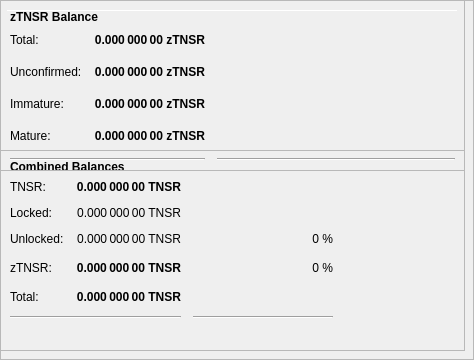
        <widget class="QFrame" name="frameObfuscation">
         <property name="minimumSize">
          <size>
           <width>0</width>
           <height>350</height>
          </size>
         </property>
         <property name="layoutDirection">
          <enum>Qt::LeftToRight</enum>
         </property>
         <property name="frameShape">
          <enum>QFrame::StyledPanel</enum>
         </property>
         <property name="frameShadow">
          <enum>QFrame::Raised</enum>
         </property>
         <widget class="QPushButton" name="runAutoDenom">
          <property name="geometry">
           <rect>
            <x>251</x>
            <y>17</y>
            <width>1</width>
            <height>1</height>
           </rect>
          </property>
          <property name="palette">
           <palette>
            <active>
             <colorrole role="WindowText">
              <brush brushstyle="SolidPattern">
               <color alpha="255">
                <red>0</red>
                <green>0</green>
                <blue>0</blue>
               </color>
              </brush>
             </colorrole>
             <colorrole role="Button">
              <brush brushstyle="SolidPattern">
               <color alpha="255">
                <red>239</red>
                <green>238</green>
                <blue>238</blue>
               </color>
              </brush>
             </colorrole>
             <colorrole role="Light">
              <brush brushstyle="SolidPattern">
               <color alpha="255">
                <red>255</red>
                <green>255</green>
                <blue>255</blue>
               </color>
              </brush>
             </colorrole>
             <colorrole role="Midlight">
              <brush brushstyle="SolidPattern">
               <color alpha="255">
                <red>247</red>
                <green>246</green>
                <blue>246</blue>
               </color>
              </brush>
             </colorrole>
             <colorrole role="Dark">
              <brush brushstyle="SolidPattern">
               <color alpha="255">
                <red>119</red>
                <green>119</green>
                <blue>119</blue>
               </color>
              </brush>
             </colorrole>
             <colorrole role="Mid">
              <brush brushstyle="SolidPattern">
               <color alpha="255">
                <red>159</red>
                <green>159</green>
                <blue>159</blue>
               </color>
              </brush>
             </colorrole>
             <colorrole role="Text">
              <brush brushstyle="SolidPattern">
               <color alpha="255">
                <red>0</red>
                <green>0</green>
                <blue>0</blue>
               </color>
              </brush>
             </colorrole>
             <colorrole role="BrightText">
              <brush brushstyle="SolidPattern">
               <color alpha="255">
                <red>255</red>
                <green>255</green>
                <blue>255</blue>
               </color>
              </brush>
             </colorrole>
             <colorrole role="ButtonText">
              <brush brushstyle="SolidPattern">
               <color alpha="255">
                <red>0</red>
                <green>0</green>
                <blue>0</blue>
               </color>
              </brush>
             </colorrole>
             <colorrole role="Base">
              <brush brushstyle="SolidPattern">
               <color alpha="255">
                <red>255</red>
                <green>255</green>
                <blue>255</blue>
               </color>
              </brush>
             </colorrole>
             <colorrole role="Window">
              <brush brushstyle="SolidPattern">
               <color alpha="255">
                <red>239</red>
                <green>238</green>
                <blue>238</blue>
               </color>
              </brush>
             </colorrole>
             <colorrole role="Shadow">
              <brush brushstyle="SolidPattern">
               <color alpha="255">
                <red>0</red>
                <green>0</green>
                <blue>0</blue>
               </color>
              </brush>
             </colorrole>
             <colorrole role="AlternateBase">
              <brush brushstyle="SolidPattern">
               <color alpha="255">
                <red>247</red>
                <green>246</green>
                <blue>246</blue>
               </color>
              </brush>
             </colorrole>
             <colorrole role="ToolTipBase">
              <brush brushstyle="SolidPattern">
               <color alpha="255">
                <red>255</red>
                <green>255</green>
                <blue>220</blue>
               </color>
              </brush>
             </colorrole>
             <colorrole role="ToolTipText">
              <brush brushstyle="SolidPattern">
               <color alpha="255">
                <red>0</red>
                <green>0</green>
                <blue>0</blue>
               </color>
              </brush>
             </colorrole>
            </active>
            <inactive>
             <colorrole role="WindowText">
              <brush brushstyle="SolidPattern">
               <color alpha="255">
                <red>0</red>
                <green>0</green>
                <blue>0</blue>
               </color>
              </brush>
             </colorrole>
             <colorrole role="Button">
              <brush brushstyle="SolidPattern">
               <color alpha="255">
                <red>239</red>
                <green>238</green>
                <blue>238</blue>
               </color>
              </brush>
             </colorrole>
             <colorrole role="Light">
              <brush brushstyle="SolidPattern">
               <color alpha="255">
                <red>255</red>
                <green>255</green>
                <blue>255</blue>
               </color>
              </brush>
             </colorrole>
             <colorrole role="Midlight">
              <brush brushstyle="SolidPattern">
               <color alpha="255">
                <red>247</red>
                <green>246</green>
                <blue>246</blue>
               </color>
              </brush>
             </colorrole>
             <colorrole role="Dark">
              <brush brushstyle="SolidPattern">
               <color alpha="255">
                <red>119</red>
                <green>119</green>
                <blue>119</blue>
               </color>
              </brush>
             </colorrole>
             <colorrole role="Mid">
              <brush brushstyle="SolidPattern">
               <color alpha="255">
                <red>159</red>
                <green>159</green>
                <blue>159</blue>
               </color>
              </brush>
             </colorrole>
             <colorrole role="Text">
              <brush brushstyle="SolidPattern">
               <color alpha="255">
                <red>0</red>
                <green>0</green>
                <blue>0</blue>
               </color>
              </brush>
             </colorrole>
             <colorrole role="BrightText">
              <brush brushstyle="SolidPattern">
               <color alpha="255">
                <red>255</red>
                <green>255</green>
                <blue>255</blue>
               </color>
              </brush>
             </colorrole>
             <colorrole role="ButtonText">
              <brush brushstyle="SolidPattern">
               <color alpha="255">
                <red>0</red>
                <green>0</green>
                <blue>0</blue>
               </color>
              </brush>
             </colorrole>
             <colorrole role="Base">
              <brush brushstyle="SolidPattern">
               <color alpha="255">
                <red>255</red>
                <green>255</green>
                <blue>255</blue>
               </color>
              </brush>
             </colorrole>
             <colorrole role="Window">
              <brush brushstyle="SolidPattern">
               <color alpha="255">
                <red>239</red>
                <green>238</green>
                <blue>238</blue>
               </color>
              </brush>
             </colorrole>
             <colorrole role="Shadow">
              <brush brushstyle="SolidPattern">
               <color alpha="255">
                <red>0</red>
                <green>0</green>
                <blue>0</blue>
               </color>
              </brush>
             </colorrole>
             <colorrole role="AlternateBase">
              <brush brushstyle="SolidPattern">
               <color alpha="255">
                <red>247</red>
                <green>246</green>
                <blue>246</blue>
               </color>
              </brush>
             </colorrole>
             <colorrole role="ToolTipBase">
              <brush brushstyle="SolidPattern">
               <color alpha="255">
                <red>255</red>
                <green>255</green>
                <blue>220</blue>
               </color>
              </brush>
             </colorrole>
             <colorrole role="ToolTipText">
              <brush brushstyle="SolidPattern">
               <color alpha="255">
                <red>0</red>
                <green>0</green>
                <blue>0</blue>
               </color>
              </brush>
             </colorrole>
            </inactive>
            <disabled>
             <colorrole role="WindowText">
              <brush brushstyle="SolidPattern">
               <color alpha="255">
                <red>119</red>
                <green>119</green>
                <blue>119</blue>
               </color>
              </brush>
             </colorrole>
             <colorrole role="Button">
              <brush brushstyle="SolidPattern">
               <color alpha="255">
                <red>239</red>
                <green>238</green>
                <blue>238</blue>
               </color>
              </brush>
             </colorrole>
             <colorrole role="Light">
              <brush brushstyle="SolidPattern">
               <color alpha="255">
                <red>255</red>
                <green>255</green>
                <blue>255</blue>
               </color>
              </brush>
             </colorrole>
             <colorrole role="Midlight">
              <brush brushstyle="SolidPattern">
               <color alpha="255">
                <red>247</red>
                <green>246</green>
                <blue>246</blue>
               </color>
              </brush>
             </colorrole>
             <colorrole role="Dark">
              <brush brushstyle="SolidPattern">
               <color alpha="255">
                <red>119</red>
                <green>119</green>
                <blue>119</blue>
               </color>
              </brush>
             </colorrole>
             <colorrole role="Mid">
              <brush brushstyle="SolidPattern">
               <color alpha="255">
                <red>159</red>
                <green>159</green>
                <blue>159</blue>
               </color>
              </brush>
             </colorrole>
             <colorrole role="Text">
              <brush brushstyle="SolidPattern">
               <color alpha="255">
                <red>119</red>
                <green>119</green>
                <blue>119</blue>
               </color>
              </brush>
             </colorrole>
             <colorrole role="BrightText">
              <brush brushstyle="SolidPattern">
               <color alpha="255">
                <red>255</red>
                <green>255</green>
                <blue>255</blue>
               </color>
              </brush>
             </colorrole>
             <colorrole role="ButtonText">
              <brush brushstyle="SolidPattern">
               <color alpha="255">
                <red>119</red>
                <green>119</green>
                <blue>119</blue>
               </color>
              </brush>
             </colorrole>
             <colorrole role="Base">
              <brush brushstyle="SolidPattern">
               <color alpha="255">
                <red>239</red>
                <green>238</green>
                <blue>238</blue>
               </color>
              </brush>
             </colorrole>
             <colorrole role="Window">
              <brush brushstyle="SolidPattern">
               <color alpha="255">
                <red>239</red>
                <green>238</green>
                <blue>238</blue>
               </color>
              </brush>
             </colorrole>
             <colorrole role="Shadow">
              <brush brushstyle="SolidPattern">
               <color alpha="255">
                <red>0</red>
                <green>0</green>
                <blue>0</blue>
               </color>
              </brush>
             </colorrole>
             <colorrole role="AlternateBase">
              <brush brushstyle="SolidPattern">
               <color alpha="255">
                <red>239</red>
                <green>238</green>
                <blue>238</blue>
               </color>
              </brush>
             </colorrole>
             <colorrole role="ToolTipBase">
              <brush brushstyle="SolidPattern">
               <color alpha="255">
                <red>255</red>
                <green>255</green>
                <blue>220</blue>
               </color>
              </brush>
             </colorrole>
             <colorrole role="ToolTipText">
              <brush brushstyle="SolidPattern">
               <color alpha="255">
                <red>0</red>
                <green>0</green>
                <blue>0</blue>
               </color>
              </brush>
             </colorrole>
            </disabled>
           </palette>
          </property>
          <property name="focusPolicy">
           <enum>Qt::NoFocus</enum>
          </property>
          <property name="autoFillBackground">
           <bool>true</bool>
          </property>
          <property name="text">
           <string/>
          </property>
          <property name="flat">
           <bool>true</bool>
          </property>
         </widget>
         <widget class="Line" name="line">
          <property name="geometry">
           <rect>
            <x>7</x>
            <y>10</y>
            <width>451</width>
            <height>1</height>
           </rect>
          </property>
          <property name="orientation">
           <enum>Qt::Horizontal</enum>
          </property>
         </widget>
         <widget class="QFrame" name="frame_3">
          <property name="geometry">
           <rect>
            <x>0</x>
            <y>150</y>
            <width>465</width>
            <height>201</height>
           </rect>
          </property>
          <property name="frameShape">
           <enum>QFrame::StyledPanel</enum>
          </property>
          <property name="frameShadow">
           <enum>QFrame::Raised</enum>
          </property>
          <layout class="QVBoxLayout" name="verticalLayout_5">
           <item>
            <layout class="QHBoxLayout" name="horizontalLayout_5" stretch="0">
             <item>
              <widget class="QLabel" name="label_5z">
               <property name="maximumSize">
                <size>
                 <width>16777215</width>
                 <height>20</height>
                </size>
               </property>
               <property name="font">
                <font>
                 <weight>75</weight>
                 <bold>true</bold>
                </font>
               </property>
               <property name="toolTip">
                <string>Combined Balances (including unconfirmed and immature coins)</string>
               </property>
               <property name="text">
                <string>&lt;html&gt;&lt;head/&gt;&lt;body&gt;&lt;p&gt;Combined Balances&lt;/p&gt;&lt;/body&gt;&lt;/html&gt;</string>
               </property>
              </widget>
             </item>
            </layout>
           </item>
           <item>
            <layout class="QGridLayout" name="gridLayout_3">
             <property name="spacing">
              <number>12</number>
             </property>
             <item row="7" column="0" colspan="2">
              <widget class="Line" name="lineSpendableBalance_3">
               <property name="orientation">
                <enum>Qt::Horizontal</enum>
               </property>
              </widget>
             </item>
             <item row="7" column="2">
              <widget class="Line" name="lineWatchBalance_3">
               <property name="sizePolicy">
                <sizepolicy hsizetype="Preferred" vsizetype="Fixed">
                 <horstretch>0</horstretch>
                 <verstretch>0</verstretch>
                </sizepolicy>
               </property>
               <property name="minimumSize">
                <size>
                 <width>140</width>
                 <height>0</height>
                </size>
               </property>
               <property name="orientation">
                <enum>Qt::Horizontal</enum>
               </property>
              </widget>
             </item>
             <item row="4" column="1">
              <widget class="QLabel" name="labelzBalancez">
               <property name="font">
                <font>
                 <weight>75</weight>
                 <bold>true</bold>
                </font>
               </property>
               <property name="cursor">
                <cursorShape>IBeamCursor</cursorShape>
               </property>
               <property name="toolTip">
                <string>Total of transactions that have yet to be confirmed, and do not yet count toward the spendable balance</string>
               </property>
               <property name="text">
                <string notr="true">0.000 000 00 TNSR</string>
               </property>
               <property name="alignment">
                <set>Qt::AlignRight|Qt::AlignTrailing|Qt::AlignVCenter</set>
               </property>
               <property name="textInteractionFlags">
                <set>Qt::LinksAccessibleByMouse|Qt::TextSelectableByKeyboard|Qt::TextSelectableByMouse</set>
               </property>
              </widget>
             </item>
             <item row="6" column="1">
              <widget class="QLabel" name="labelTotalz">
               <property name="font">
                <font>
                 <weight>75</weight>
                 <bold>true</bold>
                </font>
               </property>
               <property name="cursor">
                <cursorShape>IBeamCursor</cursorShape>
               </property>
               <property name="toolTip">
                <string>Total Balance, including unconfirmed and immature coins.</string>
               </property>
               <property name="text">
                <string notr="true">0.000 000 00 TNSR</string>
               </property>
               <property name="alignment">
                <set>Qt::AlignRight|Qt::AlignTrailing|Qt::AlignVCenter</set>
               </property>
               <property name="textInteractionFlags">
                <set>Qt::LinksAccessibleByMouse|Qt::TextSelectableByKeyboard|Qt::TextSelectableByMouse</set>
               </property>
              </widget>
             </item>
             <item row="4" column="3">
              <spacer name="horizontalSpacer_6">
               <property name="orientation">
                <enum>Qt::Horizontal</enum>
               </property>
               <property name="sizeHint" stdset="0">
                <size>
                 <width>40</width>
                 <height>20</height>
                </size>
               </property>
              </spacer>
             </item>
             <item row="6" column="0">
              <widget class="QLabel" name="labelTotalTextz">
               <property name="text">
                <string>Total:</string>
               </property>
              </widget>
             </item>
             <item row="1" column="0">
              <widget class="QLabel" name="labelBalanceTextz">
               <property name="text">
                <string>TNSR:</string>
               </property>
              </widget>
             </item>
             <item row="1" column="1">
              <widget class="QLabel" name="labelBalancez">
               <property name="font">
                <font>
                 <weight>75</weight>
                 <bold>true</bold>
                </font>
               </property>
               <property name="cursor">
                <cursorShape>IBeamCursor</cursorShape>
               </property>
               <property name="toolTip">
                <string>Your current spendable balance</string>
               </property>
               <property name="text">
                <string notr="true">0.000 000 00 TNSR</string>
               </property>
               <property name="alignment">
                <set>Qt::AlignRight|Qt::AlignTrailing|Qt::AlignVCenter</set>
               </property>
               <property name="textInteractionFlags">
                <set>Qt::LinksAccessibleByMouse|Qt::TextSelectableByKeyboard|Qt::TextSelectableByMouse</set>
               </property>
              </widget>
             </item>
             <item row="4" column="0">
              <widget class="QLabel" name="labelzBalanceTextz">
               <property name="toolTip">
                <string/>
               </property>
               <property name="text">
                <string>zTNSR:</string>
               </property>
              </widget>
             </item>
             <item row="4" column="2">
              <widget class="QLabel" name="labelzTNSRPercent">
               <property name="toolTip">
                <string>Current percentage of zTNSR.
If AutoMint is enabled this percentage will settle around the configured AutoMint percentage (default = 10%)</string>
               </property>
               <property name="text">
                <string>0 %</string>
               </property>
               <property name="alignment">
                <set>Qt::AlignRight|Qt::AlignTrailing|Qt::AlignVCenter</set>
               </property>
              </widget>
             </item>
             <item row="6" column="2">
              <widget class="QLabel" name="label100Percent">
               <property name="text">
                <string/>
               </property>
               <property name="alignment">
                <set>Qt::AlignRight|Qt::AlignTrailing|Qt::AlignVCenter</set>
               </property>
              </widget>
             </item>
             <item row="2" column="1">
              <widget class="QLabel" name="labelLockedBalance">
               <property name="toolTip">
                <string>Locked TNSR or Masternode collaterals. These are excluded from zTNSR minting.</string>
               </property>
               <property name="text">
                <string>0.000 000 00 TNSR</string>
               </property>
               <property name="alignment">
                <set>Qt::AlignRight|Qt::AlignTrailing|Qt::AlignVCenter</set>
               </property>
              </widget>
             </item>
             <item row="2" column="0">
              <widget class="QLabel" name="labelLockedBalanceText">
               <property name="toolTip">
                <string>Locked TNSR or Masternode collaterals. These are excluded from zTNSR minting.</string>
               </property>
               <property name="text">
                <string>Locked:</string>
               </property>
              </widget>
             </item>
             <item row="3" column="0">
              <widget class="QLabel" name="labelUnLockedBalanceText">
               <property name="toolTip">
                <string>Unlocked RUPs. These can be used for zTNSR minting.</string>
               </property>
               <property name="text">
                <string>Unlocked:</string>
               </property>
              </widget>
             </item>
             <item row="3" column="1">
              <widget class="QLabel" name="labelUnLockedBalance">
               <property name="toolTip">
                <string>Unlocked RUPs. These can be used for zTNSR minting.</string>
               </property>
               <property name="text">
                <string>0.000 000 00 TNSR</string>
               </property>
               <property name="alignment">
                <set>Qt::AlignRight|Qt::AlignTrailing|Qt::AlignVCenter</set>
               </property>
              </widget>
             </item>
             <item row="3" column="2">
              <widget class="QLabel" name="labelRUPPercent">
               <property name="text">
                <string>0 %</string>
               </property>
               <property name="alignment">
                <set>Qt::AlignRight|Qt::AlignTrailing|Qt::AlignVCenter</set>
               </property>
              </widget>
             </item>
            </layout>
           </item>
           <item>
            <spacer name="verticalSpacer">
             <property name="orientation">
              <enum>Qt::Vertical</enum>
             </property>
             <property name="sizeHint" stdset="0">
              <size>
               <width>20</width>
               <height>40</height>
              </size>
             </property>
            </spacer>
           </item>
          </layout>
         </widget>
         <widget class="QFrame" name="frame_4">
          <property name="geometry">
           <rect>
            <x>0</x>
            <y>0</y>
            <width>465</width>
            <height>171</height>
           </rect>
          </property>
          <property name="frameShape">
           <enum>QFrame::StyledPanel</enum>
          </property>
          <property name="frameShadow">
           <enum>QFrame::Raised</enum>
          </property>
          <layout class="QVBoxLayout" name="verticalLayout_7">
           <item>
            <layout class="QHBoxLayout" name="horizontalLayout_8" stretch="0">
             <item>
              <widget class="QLabel" name="label_5z_3">
               <property name="maximumSize">
                <size>
                 <width>16777215</width>
                 <height>20</height>
                </size>
               </property>
               <property name="font">
                <font>
                 <weight>75</weight>
                 <bold>true</bold>
                </font>
               </property>
               <property name="text">
                <string>zTNSR Balance</string>
               </property>
              </widget>
             </item>
            </layout>
           </item>
           <item>
            <layout class="QGridLayout" name="gridLayout_5">
             <property name="spacing">
              <number>12</number>
             </property>
             <item row="4" column="0">
              <widget class="QLabel" name="labelzBalanceMatureText">
               <property name="toolTip">
                <string>Mature: more than 20 confirmation and more than 1 mints of the same denomination after it was minted.
These zTNSR are spendable.</string>
               </property>
               <property name="text">
                <string>Mature:</string>
               </property>
              </widget>
             </item>
             <item row="5" column="0" colspan="2">
              <widget class="Line" name="lineSpendableBalance_5">
               <property name="orientation">
                <enum>Qt::Horizontal</enum>
               </property>
              </widget>
             </item>
             <item row="1" column="1">
              <widget class="QLabel" name="labelzBalance">
               <property name="font">
                <font>
                 <weight>75</weight>
                 <bold>true</bold>
                </font>
               </property>
               <property name="cursor">
                <cursorShape>IBeamCursor</cursorShape>
               </property>
               <property name="toolTip">
                <string>All available zTNSR, unconfirmed and immature zTNSR included.</string>
               </property>
               <property name="text">
                <string notr="true">0.000 000 00 zTNSR</string>
               </property>
               <property name="alignment">
                <set>Qt::AlignRight|Qt::AlignTrailing|Qt::AlignVCenter</set>
               </property>
               <property name="textInteractionFlags">
                <set>Qt::LinksAccessibleByMouse|Qt::TextSelectableByKeyboard|Qt::TextSelectableByMouse</set>
               </property>
              </widget>
             </item>
             <item row="5" column="2">
              <widget class="Line" name="lineWatchBalance_5">
               <property name="sizePolicy">
                <sizepolicy hsizetype="Preferred" vsizetype="Fixed">
                 <horstretch>0</horstretch>
                 <verstretch>0</verstretch>
                </sizepolicy>
               </property>
               <property name="minimumSize">
                <size>
                 <width>140</width>
                 <height>0</height>
                </size>
               </property>
               <property name="orientation">
                <enum>Qt::Horizontal</enum>
               </property>
              </widget>
             </item>
             <item row="1" column="0">
              <widget class="QLabel" name="labelzBalanceText">
               <property name="toolTip">
                <string>All available zTNSR, unconfirmed and immature zTNSR included.</string>
               </property>
               <property name="text">
                <string>Total:</string>
               </property>
              </widget>
             </item>
             <item row="1" column="2">
              <spacer name="horizontalSpacer_8">
               <property name="orientation">
                <enum>Qt::Horizontal</enum>
               </property>
               <property name="sizeHint" stdset="0">
                <size>
                 <width>40</width>
                 <height>20</height>
                </size>
               </property>
              </spacer>
             </item>
             <item row="4" column="2">
              <spacer name="horizontalSpacer_4">
               <property name="orientation">
                <enum>Qt::Horizontal</enum>
               </property>
               <property name="sizeHint" stdset="0">
                <size>
                 <width>40</width>
                 <height>20</height>
                </size>
               </property>
              </spacer>
             </item>
             <item row="4" column="1">
              <widget class="QLabel" name="labelzBalanceMature">
               <property name="font">
                <font>
                 <weight>75</weight>
                 <bold>true</bold>
                </font>
               </property>
               <property name="toolTip">
                <string>Mature: more than 20 confirmation and more than 1 mints of the same denomination after it was minted.
These zTNSR are spendable.</string>
               </property>
               <property name="text">
                <string>0.000 000 00 zTNSR</string>
               </property>
               <property name="alignment">
                <set>Qt::AlignRight|Qt::AlignTrailing|Qt::AlignVCenter</set>
               </property>
              </widget>
             </item>
             <item row="2" column="0">
              <widget class="QLabel" name="labelzBalanceUnconfirmedText">
               <property name="toolTip">
                <string>Unconfirmed: less than 20 confirmations
Immature: confirmed, but less than 1 mints of the same denomination after it was minted</string>
               </property>
               <property name="text">
                <string>Unconfirmed:</string>
               </property>
              </widget>
             </item>
             <item row="2" column="1">
              <widget class="QLabel" name="labelzBalanceUnconfirmed">
               <property name="font">
                <font>
                 <weight>75</weight>
                 <bold>true</bold>
                </font>
               </property>
               <property name="toolTip">
                <string>Unconfirmed: less than 20 confirmations
Immature: confirmed, but less than 1 mints of the same denomination after it was minted</string>
               </property>
               <property name="text">
                <string>0.000 000 00 zTNSR</string>
               </property>
               <property name="alignment">
                <set>Qt::AlignRight|Qt::AlignTrailing|Qt::AlignVCenter</set>
               </property>
              </widget>
             </item>
             <item row="2" column="2">
              <spacer name="horizontalSpacer_5">
               <property name="orientation">
                <enum>Qt::Horizontal</enum>
               </property>
               <property name="sizeHint" stdset="0">
                <size>
                 <width>40</width>
                 <height>20</height>
                </size>
               </property>
              </spacer>
             </item>
             <item row="3" column="0">
              <widget class="QLabel" name="labelzBalanceImmatureText">
               <property name="toolTip">
                <string>Unconfirmed: less than 20 confirmations
Immature: confirmed, but less than 1 mints of the same denomination after it was minted</string>
               </property>
               <property name="text">
                <string>Immature:</string>
               </property>
              </widget>
             </item>
             <item row="3" column="1">
              <widget class="QLabel" name="labelzBalanceImmature">
               <property name="font">
                <font>
                 <weight>75</weight>
                 <bold>true</bold>
                </font>
               </property>
               <property name="toolTip">
                <string>Unconfirmed: less than 20 confirmations
Immature: confirmed, but less than 1 mints of the same denomination after it was minted</string>
               </property>
               <property name="text">
                <string>0.000 000 00 zTNSR</string>
               </property>
               <property name="alignment">
                <set>Qt::AlignRight|Qt::AlignTrailing|Qt::AlignVCenter</set>
               </property>
              </widget>
             </item>
             <item row="3" column="2">
              <spacer name="horizontalSpacer_7">
               <property name="orientation">
                <enum>Qt::Horizontal</enum>
               </property>
               <property name="sizeHint" stdset="0">
                <size>
                 <width>40</width>
                 <height>20</height>
                </size>
               </property>
              </spacer>
             </item>
            </layout>
           </item>
          </layout>
         </widget>
        </widget>
